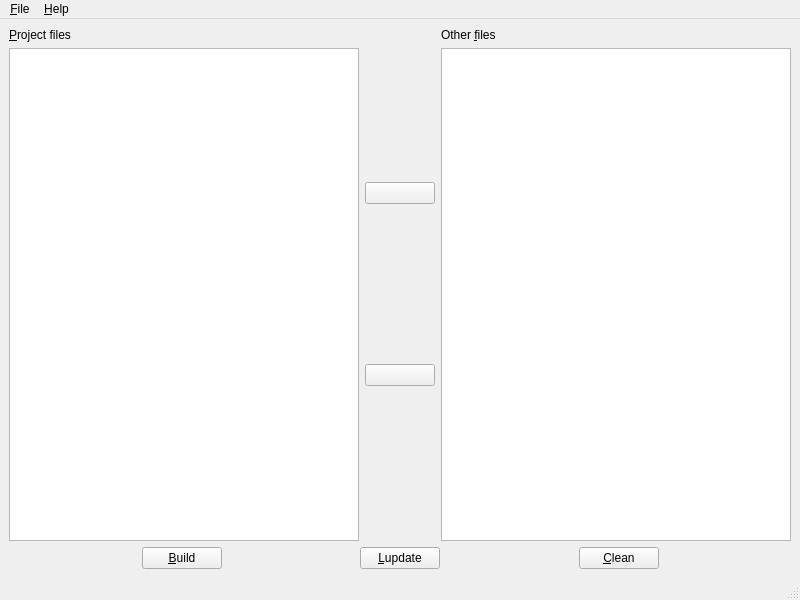
<?xml version="1.0" encoding="UTF-8"?>
<ui version="4.0">
 <class>MainWindow</class>
 <widget class="QMainWindow" name="MainWindow">
  <property name="geometry">
   <rect>
    <x>0</x>
    <y>0</y>
    <width>800</width>
    <height>600</height>
   </rect>
  </property>
  <property name="windowTitle">
   <string>hatch-pyside</string>
  </property>
  <property name="windowIcon">
   <iconset theme="applications-development"/>
  </property>
  <property name="locale">
   <locale language="English" country="UnitedStates"/>
  </property>
  <widget class="QWidget" name="centralwidget">
   <layout class="QGridLayout" name="gridLayout">
    <item row="0" column="0">
     <layout class="QVBoxLayout" name="verticalLayout_4">
      <item>
       <layout class="QHBoxLayout" name="horizontalLayout">
        <item>
         <layout class="QVBoxLayout" name="verticalLayout_2">
          <item>
           <widget class="QLabel" name="label">
            <property name="text">
             <string>&amp;Project files</string>
            </property>
            <property name="buddy">
             <cstring>project_files_widget</cstring>
            </property>
           </widget>
          </item>
          <item>
           <widget class="QListWidget" name="project_files_widget">
            <property name="selectionMode">
             <enum>QAbstractItemView::SelectionMode::ExtendedSelection</enum>
            </property>
           </widget>
          </item>
         </layout>
        </item>
        <item>
         <layout class="QVBoxLayout" name="verticalLayout">
          <item>
           <widget class="QPushButton" name="pushButton">
            <property name="minimumSize">
             <size>
              <width>70</width>
              <height>0</height>
             </size>
            </property>
            <property name="text">
             <string/>
            </property>
            <property name="icon">
             <iconset theme="media-seek-forward"/>
            </property>
           </widget>
          </item>
          <item>
           <widget class="QPushButton" name="pushButton_2">
            <property name="minimumSize">
             <size>
              <width>70</width>
              <height>0</height>
             </size>
            </property>
            <property name="text">
             <string/>
            </property>
            <property name="icon">
             <iconset theme="media-seek-backward"/>
            </property>
           </widget>
          </item>
         </layout>
        </item>
        <item>
         <layout class="QVBoxLayout" name="verticalLayout_3">
          <item>
           <widget class="QLabel" name="label_2">
            <property name="text">
             <string>Other &amp;files</string>
            </property>
            <property name="buddy">
             <cstring>files_widget</cstring>
            </property>
           </widget>
          </item>
          <item>
           <widget class="QListWidget" name="files_widget">
            <property name="selectionMode">
             <enum>QAbstractItemView::SelectionMode::ExtendedSelection</enum>
            </property>
           </widget>
          </item>
         </layout>
        </item>
       </layout>
      </item>
      <item>
       <layout class="QHBoxLayout" name="horizontalLayout_2">
        <item>
         <spacer name="horizontalSpacer_2">
          <property name="orientation">
           <enum>Qt::Orientation::Horizontal</enum>
          </property>
          <property name="sizeHint" stdset="0">
           <size>
            <width>40</width>
            <height>20</height>
           </size>
          </property>
         </spacer>
        </item>
        <item>
         <widget class="QPushButton" name="pushButton_3">
          <property name="text">
           <string>&amp;Build</string>
          </property>
         </widget>
        </item>
        <item>
         <spacer name="horizontalSpacer_4">
          <property name="orientation">
           <enum>Qt::Orientation::Horizontal</enum>
          </property>
          <property name="sizeHint" stdset="0">
           <size>
            <width>40</width>
            <height>20</height>
           </size>
          </property>
         </spacer>
        </item>
        <item>
         <widget class="QPushButton" name="pushButton_5">
          <property name="text">
           <string>&amp;Lupdate</string>
          </property>
         </widget>
        </item>
        <item>
         <spacer name="horizontalSpacer">
          <property name="orientation">
           <enum>Qt::Orientation::Horizontal</enum>
          </property>
          <property name="sizeHint" stdset="0">
           <size>
            <width>40</width>
            <height>20</height>
           </size>
          </property>
         </spacer>
        </item>
        <item>
         <widget class="QPushButton" name="pushButton_4">
          <property name="text">
           <string>&amp;Clean</string>
          </property>
         </widget>
        </item>
        <item>
         <spacer name="horizontalSpacer_3">
          <property name="orientation">
           <enum>Qt::Orientation::Horizontal</enum>
          </property>
          <property name="sizeHint" stdset="0">
           <size>
            <width>40</width>
            <height>20</height>
           </size>
          </property>
         </spacer>
        </item>
       </layout>
      </item>
     </layout>
    </item>
   </layout>
  </widget>
  <widget class="QMenuBar" name="menubar">
   <property name="geometry">
    <rect>
     <x>0</x>
     <y>0</y>
     <width>800</width>
     <height>33</height>
    </rect>
   </property>
   <widget class="QMenu" name="menu_File">
    <property name="title">
     <string>&amp;File</string>
    </property>
    <addaction name="action_Change_project_folder"/>
    <addaction name="separator"/>
    <addaction name="action_Reload"/>
    <addaction name="action_Save"/>
    <addaction name="separator"/>
    <addaction name="action_Quit"/>
   </widget>
   <widget class="QMenu" name="menu_Help">
    <property name="title">
     <string>&amp;Help</string>
    </property>
    <addaction name="action_About"/>
    <addaction name="actionAbout_Qt"/>
   </widget>
   <addaction name="menu_File"/>
   <addaction name="menu_Help"/>
  </widget>
  <widget class="QStatusBar" name="statusbar"/>
  <action name="action_Change_project_folder">
   <property name="text">
    <string>&amp;Change project folder</string>
   </property>
  </action>
  <action name="action_Quit">
   <property name="text">
    <string>&amp;Quit</string>
   </property>
   <property name="statusTip">
    <string extracomment="Quit and terminate the application"/>
   </property>
   <property name="shortcut">
    <string>Ctrl+X</string>
   </property>
   <property name="menuRole">
    <enum>QAction::MenuRole::QuitRole</enum>
   </property>
  </action>
  <action name="action_About">
   <property name="text">
    <string>&amp;About...</string>
   </property>
   <property name="statusTip">
    <string extracomment="Show elements about the application (version)"/>
   </property>
   <property name="menuRole">
    <enum>QAction::MenuRole::AboutRole</enum>
   </property>
  </action>
  <action name="actionAbout_Qt">
   <property name="text">
    <string>About &amp;Qt...</string>
   </property>
   <property name="statusTip">
    <string extracomment="Show elements on the used Qt version"/>
   </property>
   <property name="whatsThis">
    <string extracomment="Elements QT"/>
   </property>
   <property name="menuRole">
    <enum>QAction::MenuRole::AboutQtRole</enum>
   </property>
  </action>
  <action name="action_Reload">
   <property name="text">
    <string>&amp;Reload</string>
   </property>
  </action>
  <action name="action_Save">
   <property name="text">
    <string>&amp;Save</string>
   </property>
  </action>
 </widget>
 <tabstops>
  <tabstop>project_files_widget</tabstop>
  <tabstop>files_widget</tabstop>
  <tabstop>pushButton</tabstop>
  <tabstop>pushButton_2</tabstop>
  <tabstop>pushButton_3</tabstop>
  <tabstop>pushButton_4</tabstop>
 </tabstops>
 <resources/>
 <connections>
  <connection>
   <sender>action_Quit</sender>
   <signal>triggered()</signal>
   <receiver>MainWindow</receiver>
   <slot>close()</slot>
   <hints>
    <hint type="sourcelabel">
     <x>-1</x>
     <y>-1</y>
    </hint>
    <hint type="destinationlabel">
     <x>399</x>
     <y>299</y>
    </hint>
   </hints>
  </connection>
  <connection>
   <sender>actionAbout_Qt</sender>
   <signal>triggered()</signal>
   <receiver>MainWindow</receiver>
   <slot>about_qt()</slot>
   <hints>
    <hint type="sourcelabel">
     <x>-1</x>
     <y>-1</y>
    </hint>
    <hint type="destinationlabel">
     <x>399</x>
     <y>299</y>
    </hint>
   </hints>
  </connection>
  <connection>
   <sender>action_About</sender>
   <signal>triggered()</signal>
   <receiver>MainWindow</receiver>
   <slot>about()</slot>
   <hints>
    <hint type="sourcelabel">
     <x>-1</x>
     <y>-1</y>
    </hint>
    <hint type="destinationlabel">
     <x>399</x>
     <y>299</y>
    </hint>
   </hints>
  </connection>
  <connection>
   <sender>action_Change_project_folder</sender>
   <signal>triggered()</signal>
   <receiver>MainWindow</receiver>
   <slot>change_project()</slot>
   <hints>
    <hint type="sourcelabel">
     <x>-1</x>
     <y>-1</y>
    </hint>
    <hint type="destinationlabel">
     <x>399</x>
     <y>299</y>
    </hint>
   </hints>
  </connection>
  <connection>
   <sender>pushButton</sender>
   <signal>clicked()</signal>
   <receiver>MainWindow</receiver>
   <slot>remove()</slot>
   <hints>
    <hint type="sourcelabel">
     <x>395</x>
     <y>198</y>
    </hint>
    <hint type="destinationlabel">
     <x>395</x>
     <y>133</y>
    </hint>
   </hints>
  </connection>
  <connection>
   <sender>pushButton_2</sender>
   <signal>clicked()</signal>
   <receiver>MainWindow</receiver>
   <slot>add()</slot>
   <hints>
    <hint type="sourcelabel">
     <x>404</x>
     <y>378</y>
    </hint>
    <hint type="destinationlabel">
     <x>399</x>
     <y>479</y>
    </hint>
   </hints>
  </connection>
  <connection>
   <sender>pushButton_3</sender>
   <signal>clicked()</signal>
   <receiver>MainWindow</receiver>
   <slot>build()</slot>
   <hints>
    <hint type="sourcelabel">
     <x>220</x>
     <y>567</y>
    </hint>
    <hint type="destinationlabel">
     <x>104</x>
     <y>556</y>
    </hint>
   </hints>
  </connection>
  <connection>
   <sender>pushButton_4</sender>
   <signal>clicked()</signal>
   <receiver>MainWindow</receiver>
   <slot>clean()</slot>
   <hints>
    <hint type="sourcelabel">
     <x>653</x>
     <y>567</y>
    </hint>
    <hint type="destinationlabel">
     <x>703</x>
     <y>554</y>
    </hint>
   </hints>
  </connection>
  <connection>
   <sender>action_Reload</sender>
   <signal>triggered()</signal>
   <receiver>MainWindow</receiver>
   <slot>reload()</slot>
   <hints>
    <hint type="sourcelabel">
     <x>-1</x>
     <y>-1</y>
    </hint>
    <hint type="destinationlabel">
     <x>399</x>
     <y>299</y>
    </hint>
   </hints>
  </connection>
  <connection>
   <sender>action_Save</sender>
   <signal>triggered()</signal>
   <receiver>MainWindow</receiver>
   <slot>save()</slot>
   <hints>
    <hint type="sourcelabel">
     <x>-1</x>
     <y>-1</y>
    </hint>
    <hint type="destinationlabel">
     <x>399</x>
     <y>299</y>
    </hint>
   </hints>
  </connection>
  <connection>
   <sender>pushButton_5</sender>
   <signal>clicked()</signal>
   <receiver>MainWindow</receiver>
   <slot>lupdate()</slot>
   <hints>
    <hint type="sourcelabel">
     <x>406</x>
     <y>557</y>
    </hint>
    <hint type="destinationlabel">
     <x>492</x>
     <y>555</y>
    </hint>
   </hints>
  </connection>
 </connections>
 <slots>
  <slot>about()</slot>
  <slot>change_project()</slot>
  <slot>about_qt()</slot>
  <slot>reload()</slot>
  <slot>build()</slot>
  <slot>clean()</slot>
  <slot>add()</slot>
  <slot>remove()</slot>
  <slot>save()</slot>
  <slot>lupdate()</slot>
 </slots>
</ui>
